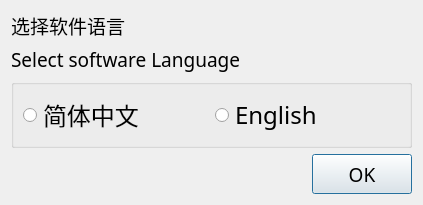
<?xml version="1.0" encoding="UTF-8"?>
<ui version="4.0">
 <class>frmSelectLang</class>
 <widget class="QDialog" name="frmSelectLang">
  <property name="geometry">
   <rect>
    <x>0</x>
    <y>0</y>
    <width>423</width>
    <height>189</height>
   </rect>
  </property>
  <property name="windowTitle">
   <string>Information</string>
  </property>
  <layout class="QVBoxLayout" name="verticalLayout_2">
   <item>
    <layout class="QVBoxLayout" name="verticalLayout">
     <item>
      <widget class="QLabel" name="label">
       <property name="font">
        <font>
         <family>楷体</family>
         <pointsize>14</pointsize>
        </font>
       </property>
       <property name="text">
        <string>选择软件语言</string>
       </property>
      </widget>
     </item>
     <item>
      <widget class="QLabel" name="label_2">
       <property name="font">
        <font>
         <family>楷体</family>
         <pointsize>14</pointsize>
        </font>
       </property>
       <property name="text">
        <string>Select software Language</string>
       </property>
      </widget>
     </item>
    </layout>
   </item>
   <item>
    <widget class="QGroupBox" name="groupBox">
     <property name="title">
      <string/>
     </property>
     <layout class="QHBoxLayout" name="horizontalLayout_3">
      <item>
       <widget class="QRadioButton" name="rbChinese">
        <property name="font">
         <font>
          <family>楷体</family>
          <pointsize>18</pointsize>
         </font>
        </property>
        <property name="text">
         <string>简体中文</string>
        </property>
       </widget>
      </item>
      <item>
       <widget class="QRadioButton" name="rbEnglish">
        <property name="font">
         <font>
          <family>楷体</family>
          <pointsize>18</pointsize>
         </font>
        </property>
        <property name="text">
         <string>English</string>
        </property>
       </widget>
      </item>
     </layout>
    </widget>
   </item>
   <item>
    <layout class="QHBoxLayout" name="horizontalLayout">
     <item>
      <spacer name="horizontalSpacer">
       <property name="orientation">
        <enum>Qt::Horizontal</enum>
       </property>
       <property name="sizeHint" stdset="0">
        <size>
         <width>40</width>
         <height>20</height>
        </size>
       </property>
      </spacer>
     </item>
     <item>
      <widget class="QPushButton" name="btnOk">
       <property name="minimumSize">
        <size>
         <width>100</width>
         <height>40</height>
        </size>
       </property>
       <property name="font">
        <font>
         <family>楷体</family>
         <pointsize>14</pointsize>
        </font>
       </property>
       <property name="text">
        <string>OK</string>
       </property>
      </widget>
     </item>
    </layout>
   </item>
  </layout>
 </widget>
 <resources/>
 <connections/>
</ui>
